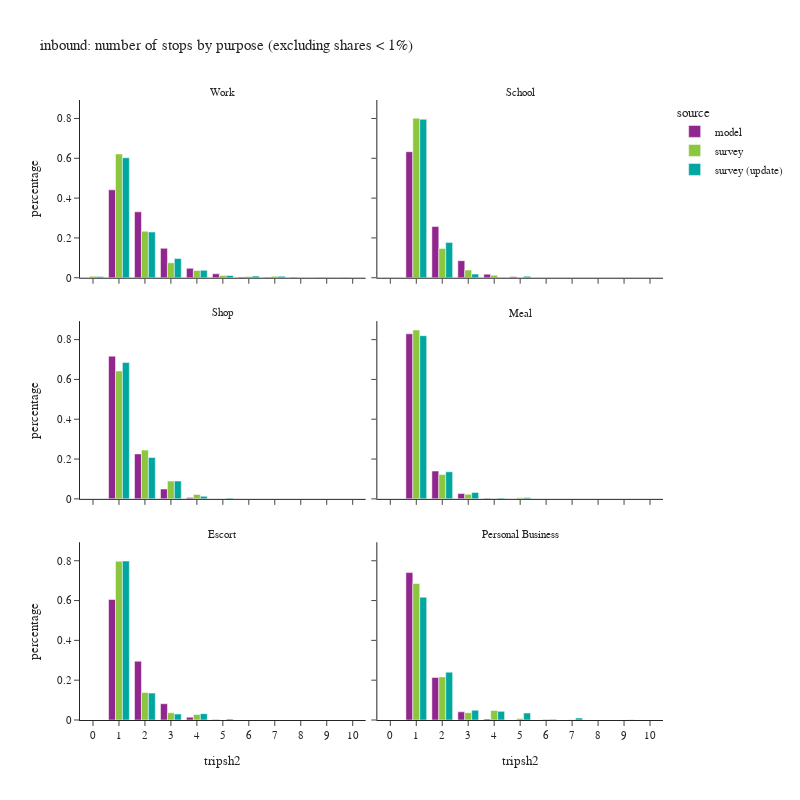

Source (notebook cell):
### Code cell
df_plot = df_tour.groupby(['tripsh2','pdpurp_label','source'])['toexpfac'].sum().reset_index()
df_plot['percentage'] = df_plot.groupby(['pdpurp_label','source'], group_keys=False)['toexpfac']. \
    apply(lambda x: x / float(x.sum()))
df_plot2 = df_plot.loc[df_plot['percentage'] > 0.001]

fig = px.bar(df_plot2.sort_values(['source','pdpurp_label']),
             x="tripsh2", y="percentage", color="source",barmode="group",
             facet_col='pdpurp_label', facet_col_wrap=2,
             hover_data=['toexpfac'],
             title="inbound: number of stops by purpose (excluding shares < 1%)")
fig.update_layout(height=800, width=800)
fig.for_each_annotation(lambda a: a.update(text = a.text.split("=")[-1]))
fig.for_each_xaxis(lambda a: a.update(dict(dtick = 1, categoryorder='category ascending')))
fig.show()

### Figure 1 — Plotly figure (JSON) as saved in the notebook; plotly's stock layout.template omitted (floating-point values rounded to 4 significant figures)
{"data": [{"alignmentgroup": "True", "customdata": [[667500.0], [500100.0], [223400.0], [71350.0], [29770.0], [4709.0], [3648.0], [2812.0], [2184.0], [1658.0]], "hovertemplate": "source=model<br>pdpurp_label=Work<br>tripsh2=%{x}<br>percentage=%{y}<br>toexpfac=%{customdata[0]}<extra></extra>", "legendgroup": "model", "marker": {"color": "#91268F", "pattern": {"shape": ""}}, "name": "model", "offsetgroup": "model", "orientation": "v", "showlegend": true, "textposition": "auto", "type": "bar", "x": [1, 2, 3, 4, 5, 6, 7, 8, 9, 10], "xaxis": "x5", "y": [0.4416, 0.3308, 0.1478, 0.0472, 0.01969, 0.003115, 0.002413, 0.00186, 0.001445, 0.001097], "yaxis": "y5"}, {"alignmentgroup": "True", "customdata": [[324800.0], [132000.0], [43860.0], [9253.0], [2279.0]], "hovertemplate": "source=model<br>pdpurp_label=School<br>tripsh2=%{x}<br>percentage=%{y}<br>toexpfac=%{customdata[0]}<extra></extra>", "legendgroup": "model", "marker": {"color": "#91268F", "pattern": {"shape": ""}}, "name": "model", "offsetgroup": "model", "orientation": "v", "showlegend": false, "textposition": "auto", "type": "bar", "x": [1, 2, 3, 4, 5], "xaxis": "x6", "y": [0.6331, 0.2572, 0.08549, 0.01804, 0.004443], "yaxis": "y6"}, {"alignmentgroup": "True", "customdata": [[436100.0], [137400.0], [30110.0], [4079.0]], "hovertemplate": "source=model<br>pdpurp_label=Shop<br>tripsh2=%{x}<br>percentage=%{y}<br>toexpfac=%{customdata[0]}<extra></extra>", "legendgroup": "model", "marker": {"color": "#91268F", "pattern": {"shape": ""}}, "name": "model", "offsetgroup": "model", "orientation": "v", "showlegend": false, "textposition": "auto", "type": "bar", "x": [1, 2, 3, 4], "xaxis": "x3", "y": [0.7167, 0.2259, 0.04949, 0.006704], "yaxis": "y3"}, {"alignmentgroup": "True", "customdata": [[583500.0], [98370.0], [18740.0], [2575.0]], "hovertemplate": "source=model<br>pdpurp_label=Meal<br>tripsh2=%{x}<br>percentage=%{y}<br>toexpfac=%{customdata[0]}<extra></extra>", "legendgroup": "model", "marker": {"color": "#91268F", "pattern": {"shape": ""}}, "name": "model", "offsetgroup": "model", "orientation": "v", "showlegend": false, "textposition": "auto", "type": "bar", "x": [1, 2, 3, 4], "xaxis": "x4", "y": [0.8292, 0.1398, 0.02664, 0.003659], "yaxis": "y4"}, {"alignmentgroup": "True", "customdata": [[425100.0], [207400.0], [57410.0], [10140.0], [1950.0]], "hovertemplate": "source=model<br>pdpurp_label=Escort<br>tripsh2=%{x}<br>percentage=%{y}<br>toexpfac=%{customdata[0]}<extra></extra>", "legendgroup": "model", "marker": {"color": "#91268F", "pattern": {"shape": ""}}, "name": "model", "offsetgroup": "model", "orientation": "v", "showlegend": false, "textposition": "auto", "type": "bar", "x": [1, 2, 3, 4, 5], "xaxis": "x", "y": [0.6051, 0.2953, 0.08172, 0.01443, 0.002776], "yaxis": "y"}, {"alignmentgroup": "True", "customdata": [[246000.0], [70930.0], [13580.0], [1500.0]], "hovertemplate": "source=model<br>pdpurp_label=Personal Business<br>tripsh2=%{x}<br>percentage=%{y}<br>toexpfac=%{customdata[0]}<extra></extra>", "legendgroup": "model", "marker": {"color": "#91268F", "pattern": {"shape": ""}}, "name": "model", "offsetgroup": "model", "orientation": "v", "showlegend": false, "textposition": "auto", "type": "bar", "x": [1, 2, 3, 4], "xaxis": "x2", "y": [0.7404, 0.2135, 0.04087, 0.004515], "yaxis": "y2"}, {"alignmentgroup": "True", "customdata": [[10300.0], [830600.0], [311500.0], [99880.0], [49380.0], [14460.0], [7817.0], [10020.0], [1387.0]], "hovertemplate": "source=survey<br>pdpurp_label=Work<br>tripsh2=%{x}<br>percentage=%{y}<br>toexpfac=%{customdata[0]}<extra></extra>", "legendgroup": "survey", "marker": {"color": "#8CC63E", "pattern": {"shape": ""}}, "name": "survey", "offsetgroup": "survey", "orientation": "v", "showlegend": true, "textposition": "auto", "type": "bar", "x": [0, 1, 2, 3, 4, 5, 6, 7, 9], "xaxis": "x5", "y": [0.007707, 0.6214, 0.233, 0.07473, 0.03694, 0.01082, 0.005849, 0.007496, 0.001038], "yaxis": "y5"}, {"alignmentgroup": "True", "customdata": [[416600.0], [76270.0], [20230.0], [6342.0]], "hovertemplate": "source=survey<br>pdpurp_label=School<br>tripsh2=%{x}<br>percentage=%{y}<br>toexpfac=%{customdata[0]}<extra></extra>", "legendgroup": "survey", "marker": {"color": "#8CC63E", "pattern": {"shape": ""}}, "name": "survey", "offsetgroup": "survey", "orientation": "v", "showlegend": false, "textposition": "auto", "type": "bar", "x": [1, 2, 3, 4], "xaxis": "x6", "y": [0.8013, 0.1467, 0.03891, 0.0122], "yaxis": "y6"}, {"alignmentgroup": "True", "customdata": [[386300.0], [147300.0], [53680.0], [13340.0]], "hovertemplate": "source=survey<br>pdpurp_label=Shop<br>tripsh2=%{x}<br>percentage=%{y}<br>toexpfac=%{customdata[0]}<extra></extra>", "legendgroup": "survey", "marker": {"color": "#8CC63E", "pattern": {"shape": ""}}, "name": "survey", "offsetgroup": "survey", "orientation": "v", "showlegend": false, "textposition": "auto", "type": "bar", "x": [1, 2, 3, 4], "xaxis": "x3", "y": [0.6424, 0.2449, 0.08927, 0.02218], "yaxis": "y3"}, {"alignmentgroup": "True", "customdata": [[337700.0], [48550.0], [9245.0], [679.1], [1981.0]], "hovertemplate": "source=survey<br>pdpurp_label=Meal<br>tripsh2=%{x}<br>percentage=%{y}<br>toexpfac=%{customdata[0]}<extra></extra>", "legendgroup": "survey", "marker": {"color": "#8CC63E", "pattern": {"shape": ""}}, "name": "survey", "offsetgroup": "survey", "orientation": "v", "showlegend": false, "textposition": "auto", "type": "bar", "x": [1, 2, 3, 4, 5], "xaxis": "x4", "y": [0.8482, 0.1219, 0.02322, 0.001705, 0.004975], "yaxis": "y4"}, {"alignmentgroup": "True", "customdata": [[526600.0], [91170.0], [23930.0], [18220.0]], "hovertemplate": "source=survey<br>pdpurp_label=Escort<br>tripsh2=%{x}<br>percentage=%{y}<br>toexpfac=%{customdata[0]}<extra></extra>", "legendgroup": "survey", "marker": {"color": "#8CC63E", "pattern": {"shape": ""}}, "name": "survey", "offsetgroup": "survey", "orientation": "v", "showlegend": false, "textposition": "auto", "type": "bar", "x": [1, 2, 3, 4], "xaxis": "x", "y": [0.7974, 0.138, 0.03624, 0.02758], "yaxis": "y"}, {"alignmentgroup": "True", "customdata": [[210200.0], [66270.0], [11260.0], [14570.0], [2361.0], [1247.0], [479.3]], "hovertemplate": "source=survey<br>pdpurp_label=Personal Business<br>tripsh2=%{x}<br>percentage=%{y}<br>toexpfac=%{customdata[0]}<extra></extra>", "legendgroup": "survey", "marker": {"color": "#8CC63E", "pattern": {"shape": ""}}, "name": "survey", "offsetgroup": "survey", "orientation": "v", "showlegend": false, "textposition": "auto", "type": "bar", "x": [1, 2, 3, 4, 5, 6, 7], "xaxis": "x2", "y": [0.6857, 0.2162, 0.03673, 0.04753, 0.007702, 0.004066, 0.001563], "yaxis": "y2"}, {"alignmentgroup": "True", "customdata": [[8964.0], [837500.0], [318900.0], [133900.0], [51890.0], [15200.0], [11250.0], [10700.0]], "hovertemplate": "source=survey (update)<br>pdpurp_label=Work<br>tripsh2=%{x}<br>percentage=%{y}<br>toexpfac=%{customdata[0]}<extra></extra>", "legendgroup": "survey (update)", "marker": {"color": "#00A7A0", "pattern": {"shape": ""}}, "name": "survey (update)", "offsetgroup": "survey (update)", "orientation": "v", "showlegend": true, "textposition": "auto", "type": "bar", "x": [0, 1, 2, 3, 4, 5, 6, 7], "xaxis": "x5", "y": [0.006453, 0.6029, 0.2295, 0.09641, 0.03735, 0.01094, 0.008097, 0.007701], "yaxis": "y5"}, {"alignmentgroup": "True", "customdata": [[389300.0], [86870.0], [8943.0], [511.1], [3527.0]], "hovertemplate": "source=survey (update)<br>pdpurp_label=School<br>tripsh2=%{x}<br>percentage=%{y}<br>toexpfac=%{customdata[0]}<extra></extra>", "legendgroup": "survey (update)", "marker": {"color": "#00A7A0", "pattern": {"shape": ""}}, "name": "survey (update)", "offsetgroup": "survey (update)", "orientation": "v", "showlegend": false, "textposition": "auto", "type": "bar", "x": [1, 2, 3, 4, 5], "xaxis": "x6", "y": [0.7959, 0.1776, 0.01828, 0.001045, 0.007211], "yaxis": "y6"}, {"alignmentgroup": "True", "customdata": [[447100.0], [135800.0], [58480.0], [8263.0], [2524.0]], "hovertemplate": "source=survey (update)<br>pdpurp_label=Shop<br>tripsh2=%{x}<br>percentage=%{y}<br>toexpfac=%{customdata[0]}<extra></extra>", "legendgroup": "survey (update)", "marker": {"color": "#00A7A0", "pattern": {"shape": ""}}, "name": "survey (update)", "offsetgroup": "survey (update)", "orientation": "v", "showlegend": false, "textposition": "auto", "type": "bar", "x": [1, 2, 3, 4, 5], "xaxis": "x3", "y": [0.6848, 0.208, 0.08957, 0.01266, 0.003866], "yaxis": "y3"}, {"alignmentgroup": "True", "customdata": [[287800.0], [47770.0], [11440.0], [1657.0], [2424.0]], "hovertemplate": "source=survey (update)<br>pdpurp_label=Meal<br>tripsh2=%{x}<br>percentage=%{y}<br>toexpfac=%{customdata[0]}<extra></extra>", "legendgroup": "survey (update)", "marker": {"color": "#00A7A0", "pattern": {"shape": ""}}, "name": "survey (update)", "offsetgroup": "survey (update)", "orientation": "v", "showlegend": false, "textposition": "auto", "type": "bar", "x": [1, 2, 3, 4, 5], "xaxis": "x4", "y": [0.8198, 0.1361, 0.03257, 0.00472, 0.006904], "yaxis": "y4"}, {"alignmentgroup": "True", "customdata": [[435000.0], [73590.0], [16310.0], [17410.0], [2583.0]], "hovertemplate": "source=survey (update)<br>pdpurp_label=Escort<br>tripsh2=%{x}<br>percentage=%{y}<br>toexpfac=%{customdata[0]}<extra></extra>", "legendgroup": "survey (update)", "marker": {"color": "#00A7A0", "pattern": {"shape": ""}}, "name": "survey (update)", "offsetgroup": "survey (update)", "orientation": "v", "showlegend": false, "textposition": "auto", "type": "bar", "x": [1, 2, 3, 4, 5], "xaxis": "x", "y": [0.7983, 0.135, 0.02994, 0.03195, 0.004741], "yaxis": "y"}, {"alignmentgroup": "True", "customdata": [[213400.0], [83210.0], [17030.0], [15010.0], [12140.0], [1243.0], [3499.0], [519.0]], "hovertemplate": "source=survey (update)<br>pdpurp_label=Personal Business<br>tripsh2=%{x}<br>percentage=%{y}<br>toexpfac=%{customdata[0]}<extra></extra>", "legendgroup": "survey (update)", "marker": {"color": "#00A7A0", "pattern": {"shape": ""}}, "name": "survey (update)", "offsetgroup": "survey (update)", "orientation": "v", "showlegend": false, "textposition": "auto", "type": "bar", "x": [1, 2, 3, 4, 5, 6, 7, 9], "xaxis": "x2", "y": [0.6167, 0.2404, 0.04922, 0.04337, 0.03507, 0.003591, 0.01011, 0.0015], "yaxis": "y2"}], "layout": {"annotations": [{"font": {}, "showarrow": false, "text": "Escort", "x": 0.245, "xanchor": "center", "xref": "paper", "y": 0.2867, "yanchor": "bottom", "yref": "paper"}, {"font": {}, "showarrow": false, "text": "Personal Business", "x": 0.755, "xanchor": "center", "xref": "paper", "y": 0.2867, "yanchor": "bottom", "yref": "paper"}, {"font": {}, "showarrow": false, "text": "Shop", "x": 0.245, "xanchor": "center", "xref": "paper", "y": 0.6433, "yanchor": "bottom", "yref": "paper"}, {"font": {}, "showarrow": false, "text": "Meal", "x": 0.755, "xanchor": "center", "xref": "paper", "y": 0.6433, "yanchor": "bottom", "yref": "paper"}, {"font": {}, "showarrow": false, "text": "Work", "x": 0.245, "xanchor": "center", "xref": "paper", "y": 1.0, "yanchor": "bottom", "yref": "paper"}, {"font": {}, "showarrow": false, "text": "School", "x": 0.755, "xanchor": "center", "xref": "paper", "y": 1.0, "yanchor": "bottom", "yref": "paper"}], "barmode": "group", "height": 800, "legend": {"title": {"text": "source"}, "tracegroupgap": 0}, "title": {"text": "inbound: number of stops by purpose (excluding shares < 1%)"}, "width": 800, "xaxis": {"anchor": "y", "categoryorder": "category ascending", "domain": [0.0, 0.49], "dtick": 1, "title": {"text": "tripsh2"}}, "xaxis2": {"anchor": "y2", "categoryorder": "category ascending", "domain": [0.51, 1.0], "dtick": 1, "matches": "x", "title": {"text": "tripsh2"}}, "xaxis3": {"anchor": "y3", "categoryorder": "category ascending", "domain": [0.0, 0.49], "dtick": 1, "matches": "x", "showticklabels": false}, "xaxis4": {"anchor": "y4", "categoryorder": "category ascending", "domain": [0.51, 1.0], "dtick": 1, "matches": "x", "showticklabels": false}, "xaxis5": {"anchor": "y5", "categoryorder": "category ascending", "domain": [0.0, 0.49], "dtick": 1, "matches": "x", "showticklabels": false}, "xaxis6": {"anchor": "y6", "categoryorder": "category ascending", "domain": [0.51, 1.0], "dtick": 1, "matches": "x", "showticklabels": false}, "yaxis": {"anchor": "x", "domain": [0.0, 0.2867], "title": {"text": "percentage"}}, "yaxis2": {"anchor": "x2", "domain": [0.0, 0.2867], "matches": "y", "showticklabels": false}, "yaxis3": {"anchor": "x3", "domain": [0.3567, 0.6433], "matches": "y", "title": {"text": "percentage"}}, "yaxis4": {"anchor": "x4", "domain": [0.3567, 0.6433], "matches": "y", "showticklabels": false}, "yaxis5": {"anchor": "x5", "domain": [0.7133, 1.0], "matches": "y", "title": {"text": "percentage"}}, "yaxis6": {"anchor": "x6", "domain": [0.7133, 1.0], "matches": "y", "showticklabels": false}}}
